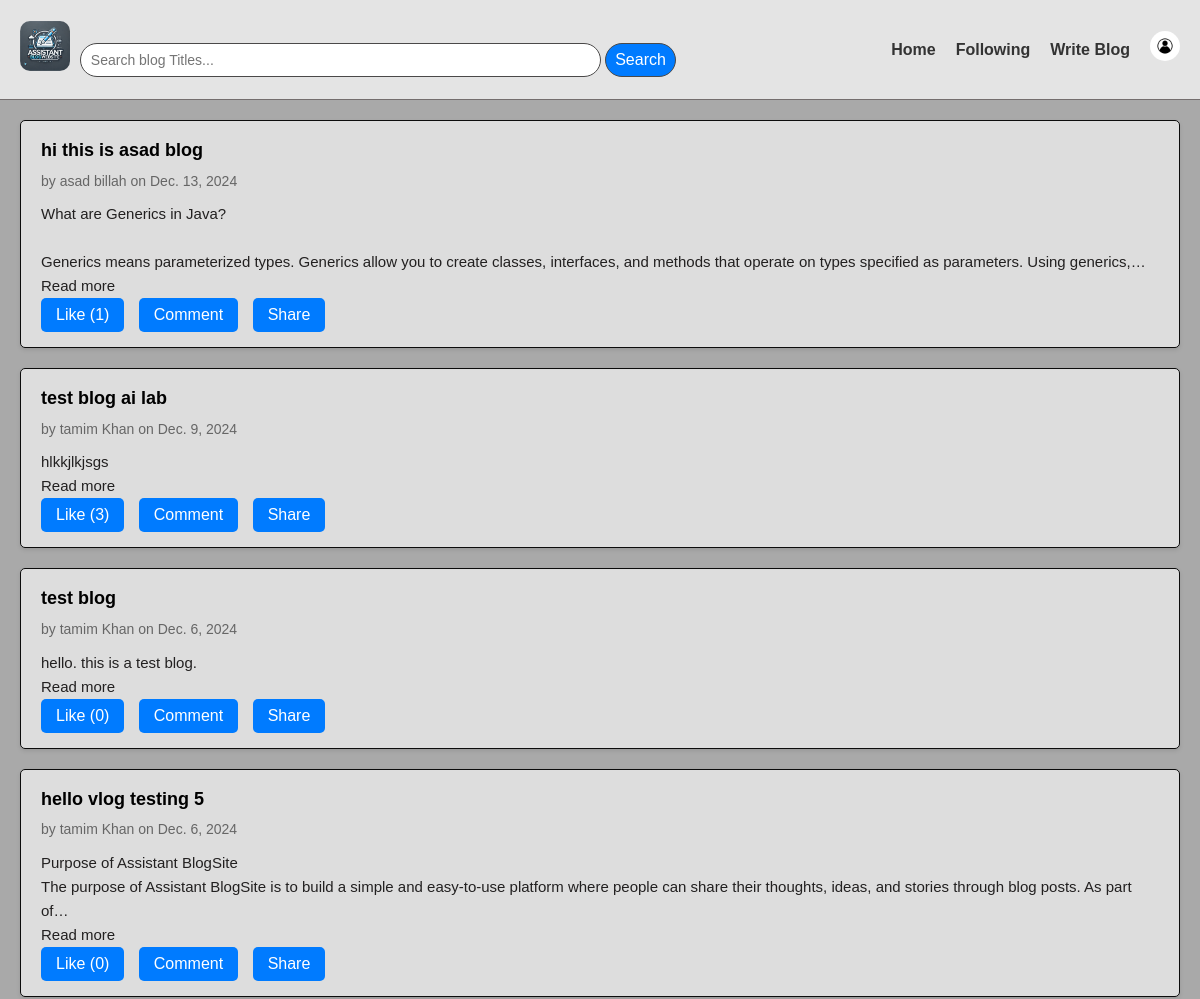
Page /home/ (upper part) on the earlier database version.
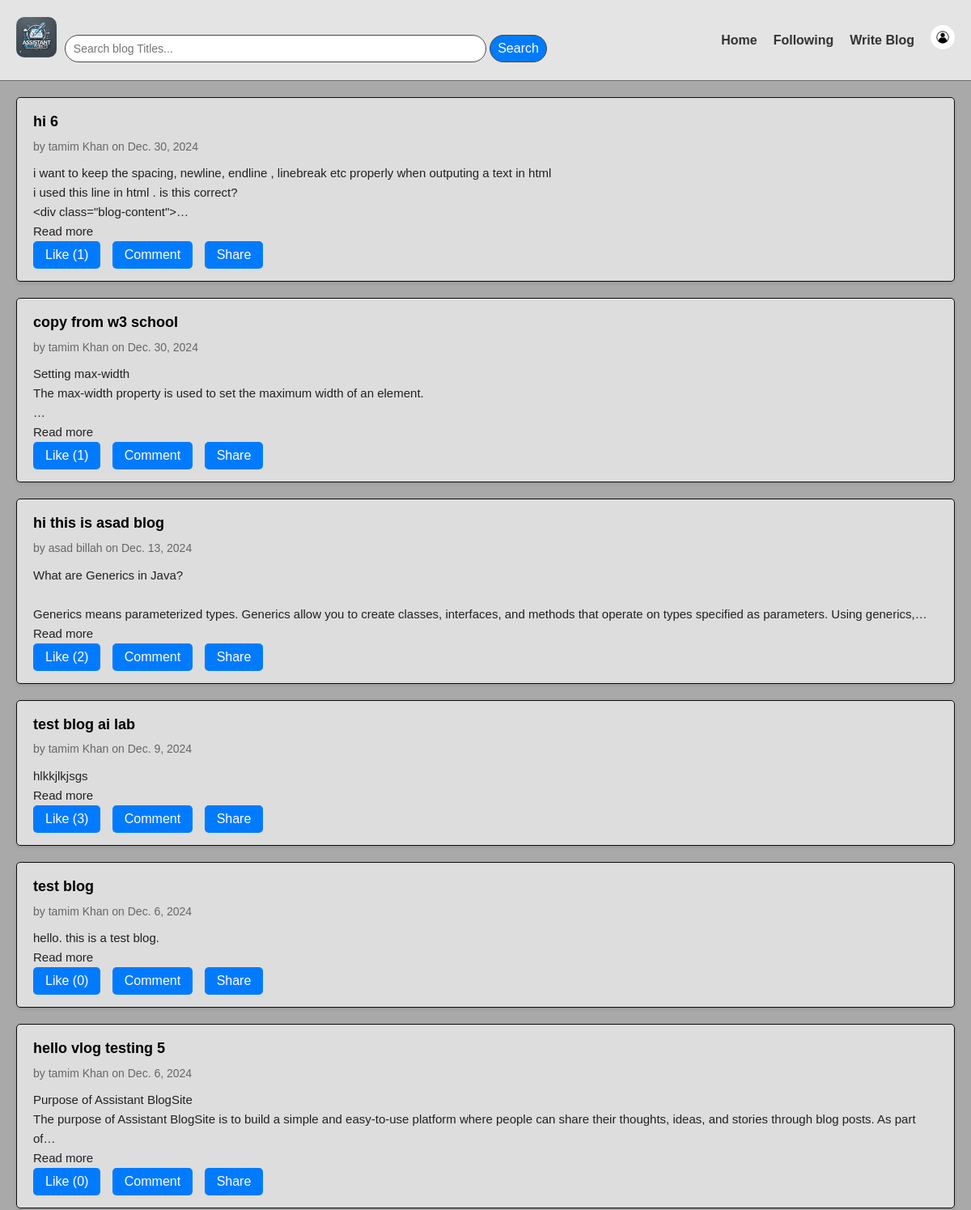
Same page on the later database version.
### sdpApp/models.py (models this page shows, shortened)
class Blog(models.Model):
    STATUS_CHOICES = [
        ('published', 'Published'),
        ('draft', 'Draft'),
        ('archived', 'Archived'),
    ]
    blog_id = models.AutoField(primary_key=True)
    user_id = models.ForeignKey(Users, on_delete=models.CASCADE)
    blog_title = models.TextField(default="")
    text = models.TextField(null=False,default="")
    image = models.ImageField(upload_to='blog_images/',null=True,blank=True)
    category_name = models.CharField(max_length=100, default="")
    date = models.DateField(null=False, default=date.today)  # Default to today's date
    time = models.TimeField(null=False, default=now)  # Automatically set the current time
    status = models.CharField(max_length=10, choices=STATUS_CHOICES, default='draft')

class Users(AbstractBaseUser, PermissionsMixin):
    user_id = models.AutoField(primary_key=True)
    email = models.EmailField(unique=True, null=False)
    first_name = models.CharField(max_length=255, null=False)
    last_name = models.CharField(max_length=255, null=False)
    address = models.ForeignKey(Address, on_delete=models.SET_NULL, null=True)
    is_active = models.BooleanField(default=True)
    is_staff = models.BooleanField(default=False)
    profile_picture = models.ImageField(upload_to='profile_pics/', null=True, blank=True)
    objects = CustomUserManager()
    USERNAME_FIELD = 'email'  # Email is used as the unique identifier
    REQUIRED_FIELDS = ['first_name', 'last_name']  # These fields are required when creating a superuser

### sdpApp/views.py (the view)
# urls.py: path('home/',views.home, name='home'),
def home(request):
    search_query = request.GET.get('search','')
    if search_query:
        blogs= Blog.objects.filter(blog_title__icontains=search_query)
    else:
        blogs= Blog.objects.all()
    blogs= blogs.filter(status='published').order_by('-date','-time')
    blog_data =  []
    for blog in blogs:
        like_count= Reaction.objects.filter(blog_id=blog, reaction_type='like').count()
        user_liked=False
        if request.user.is_authenticated:
            user_liked=Reaction.objects.filter(blog_id=blog, user_id=request.user, reaction_type='like').exists()
        blog_data.append({
            'blog':blog,
            'like_count':like_count,
            user_liked:user_liked,
        })
    return render(request, "home.html",{'blog_data':blog_data})

### sdpApp/templates/home.html (shortened to what this page needs)
{% load static %}
<!DOCTYPE html>
<html lang="en">
<head>
    <link rel="stylesheet" href="{% static 'style.css' %}">
</head>
<body>
    {% include 'fragments/header.html' %}
    <section class="blog-feed">
        {% if blog_data %}
            {% for blog_entry in blog_data %}
                <div class="blog-card">
                    <div class="blog-header">
                        <h3>
                            <a href="{% url 'blog_details' blog_id=blog_entry.blog.blog_id %}" class="no-style-link">
                                {{ blog_entry.blog.blog_title }}
                            </a>
                        </h3>
                        <p>by {{ blog_entry.blog.user_id.first_name }} {{ blog_entry.blog.user_id.last_name }} on {{ blog_entry.blog.date }}</p>
                    </div>
                    <div class="blog-content">
                        <p>{{ blog_entry.blog.text|truncatechars:200|linebreaksbr }}</p>
                        <a href="{% url 'blog_details' blog_id=blog_entry.blog.blog_id %}" class="no-style-link">Read more</a>
                    </div>
                    <div class="blog-actions">
                        <button
                            class="btn like-button {% if blog_entry.user_liked %}liked{% endif %}"
                            data-blog-id="{{ blog_entry.blog.blog_id }}">
                            Like ({{ blog_entry.like_count }})
                        </button>
                        <button>Comment</button>
                        <button>Share</button>
                    </div>
                </div>
            {% endfor %}
        {% else %}
            <p>No blogs found matching your search.</p>
        {% endif %}
    </section>
</body>
</html>

Differences in the rows shown:
added Blog: blog.blog_title "hi 6", blog.user_id.first_name "tamim", blog.user_id.last_name "Khan", blog "Dec. 30, 2024", blog.text "i want to keep the spacing, newline, endline , linebreak etc properly when outputing a text in html i used this line in html . is this correct? <div class=\"blog-content\">", like_count "1"
added Blog: blog.blog_title "copy from w3 school", blog.user_id.first_name "tamim", blog.user_id.last_name "Khan", blog "Dec. 30, 2024", blog.text "Setting max-width The max-width property is used to set the maximum width of an element.", like_count "1"
computed for Blog "hi this is asad blog": like_count "1" → "2"
